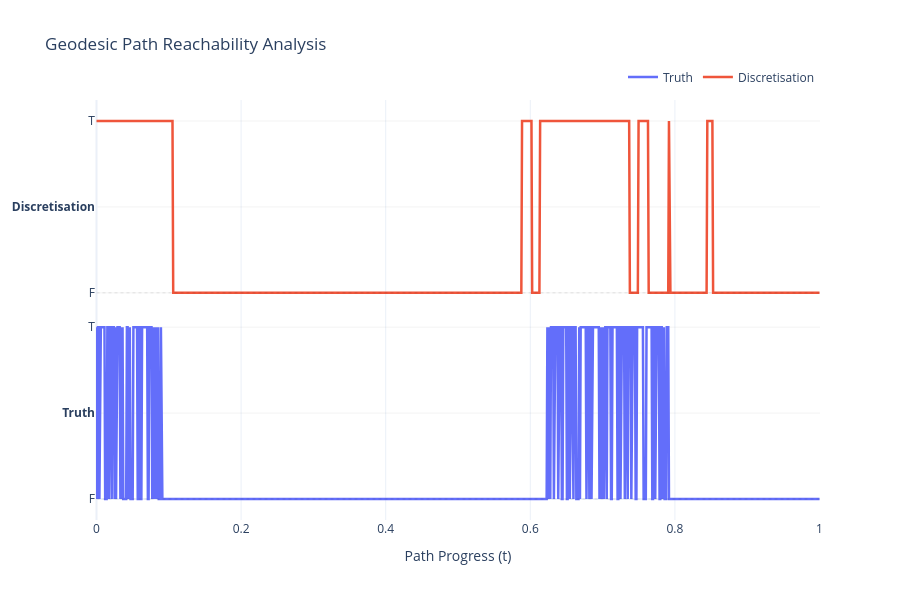

Notebook code for this chart:
### Code cell
print("Ball")
compute_metrics(ball_discretisation, ball_labels)

### Figure 1 — Plotly figure (JSON) as saved in the notebook; plotly's stock layout.template omitted (floating-point values rounded to 4 significant figures; data arrays with more than 128 entries replaced by an {"elided": "..."} marker saying what was removed)
{"data": [{"line": {"width": 2.5}, "mode": "lines", "name": "Truth", "x": {"elided": "1000 float values"}, "y": {"elided": "1000 float values"}, "type": "scatter"}, {"line": {"width": 2.5}, "mode": "lines", "name": "Discretisation", "x": {"elided": "1000 float values"}, "y": {"elided": "1000 float values"}, "type": "scatter"}], "layout": {"shapes": [{"line": {"color": "rgba(0,0,0,0.1)", "dash": "dot", "width": 1}, "type": "line", "x0": 0, "x1": 1, "y0": 0.0, "y1": 0.0}, {"line": {"color": "rgba(0,0,0,0.1)", "dash": "dot", "width": 1}, "type": "line", "x0": 0, "x1": 1, "y0": 1.2, "y1": 1.2}], "yaxis": {"tickmode": "array", "tickvals": [0.0, 0.5, 1.0, 1.2, 1.7, 2.2], "ticktext": ["F", "<b>Truth</b>", "T", "F", "<b>Discretisation</b>", "T"], "gridcolor": "rgba(0,0,0,0.05)", "fixedrange": true}, "legend": {"orientation": "h", "yanchor": "bottom", "y": 1.02, "xanchor": "right", "x": 1}, "title": {"text": "Geodesic Path Reachability Analysis"}, "xaxis": {"title": {"text": "Path Progress (t)"}}, "height": 600, "hovermode": "x unified"}}
